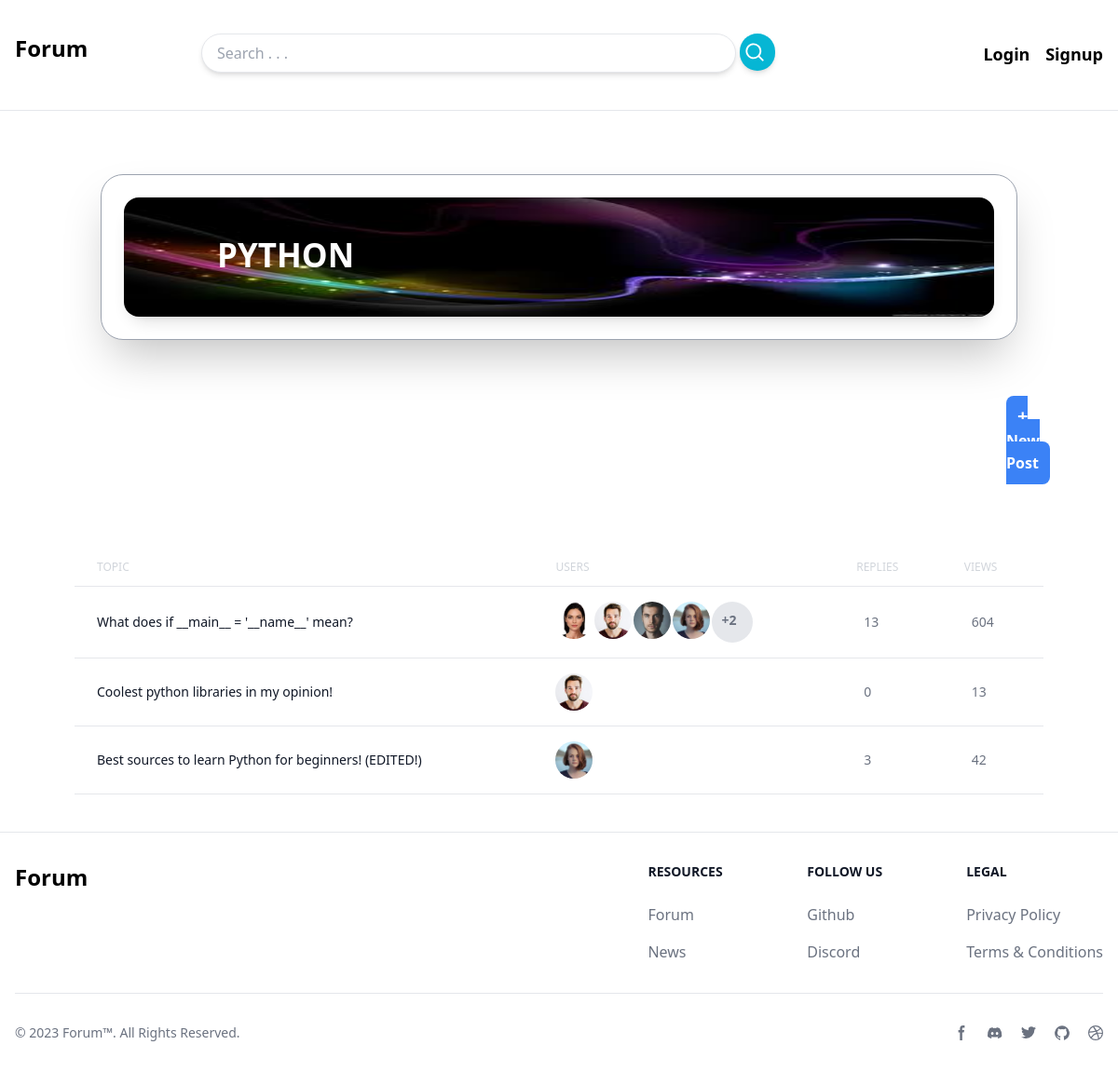
/category/1/, run on an earlier commit of the app's database.
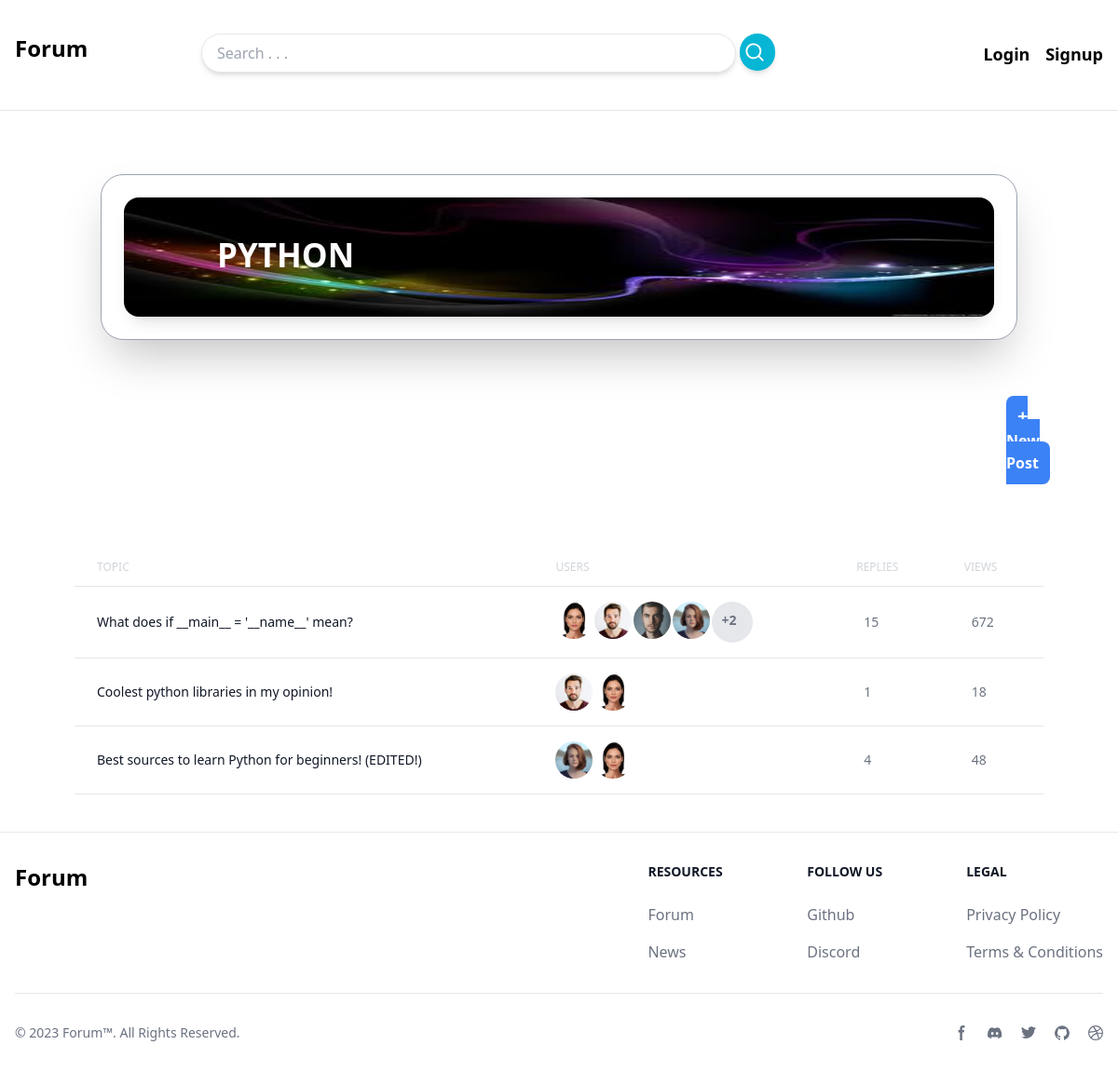
And on a later commit of the database.
### discussion_app/models.py (models this page shows, shortened)
class Category(models.Model):
    name = models.CharField(max_length=255)
    logo = models.ImageField(upload_to='post_logos/', blank=True, null=True)
    class Meta:
        verbose_name_plural = 'Categories'

class Post(models.Model):
    category = models.ForeignKey(Category, on_delete=models.CASCADE, related_name='post_category')
    author = models.ForeignKey(User, on_delete=models.CASCADE, related_name='post_author')
    likes = models.ManyToManyField(User, related_name='post_likes', blank=True)
    title = models.CharField(max_length=300)
    views = models.IntegerField(default=0)
    content = models.TextField(max_length=1000)
    last_modified_date = models.DateTimeField(auto_now=True)
    creation_date = models.DateTimeField(auto_now_add=True)
    is_closed = models.BooleanField(default=False)
    @property
    def involved_users(self):
        all_messages = self.message_post.all()
        all_users = [self.author]
        for message in all_messages:
            if message.author not in all_users:
                all_users.append(message.author)
        return [all_users, len(all_users)]

class Message(models.Model):
    post = models.ForeignKey(Post, on_delete=models.CASCADE, related_name='message_post')
    replies = models.ForeignKey('self', on_delete=models.CASCADE, null=True, blank=True, related_name='message_replies')
    author = models.ForeignKey(User, on_delete=models.CASCADE, related_name='message_author')
    likes = models.ManyToManyField(User, related_name='message_likes', blank=True)
    content = models.TextField(max_length=1000)
    last_modified_date = models.DateTimeField(auto_now=True)
    creation_date = models.DateTimeField(auto_now_add=True)

### core_app/models.py (models this page shows, shortened)
class UserProfile(models.Model):
        user = models.OneToOneField(User, blank=True, null=True,on_delete=models.CASCADE)
        biography = models.TextField(null=True, blank=True)
        avatar = models.ImageField(upload_to='user_images', null=True, blank=True)
        saved_posts = models.ManyToManyField(Post, blank=True)

### discussion_app/views.py (the view)
# urls.py: path('<int:id>/', views.category_detail, name='category_detail'),
def category_detail(request, id):
    category = get_object_or_404(models.Category, id=id)
    context = {
        'category': category,
    }
    return render(request, 'discussion_app/category.html', context)

### discussion_app/templates/discussion_app/category.html (shortened to what this page needs)
{% extends 'core_app/base.html' %}
{% block content %}
    <div class="grid grid-cols-1 mx-20 my-10">
        <div class="flex justify-center bg-white m-7 overflow-hidden rounded-3xl shadow-2xl border border-gray-400">
            <div class="relative h-32  m-6 rounded-3xl shadow-lg w-full ">
                <img class="w-full h-32 rounded-2xl" src="{{category.logo.url}}" alt="category name">
                <h1 class="absolute left-[100px] bottom-[40px] font-semibold text-[35px] text-white">{{category.name | upper}}</h1>
            </div>
        </div>
        <div class="ml-[1000px] mt-10 flex justify-between">
            <div>
            <a href="{% url 'discussion_app:create_post' %}" class=" p-3 text-white hover:bg-blue-700 font-semibold rounded-lg bg-blue-500">
               <strong class="text-xl">+</strong> New Post
            </a>
            </div>
        </div>
<div class="relative overflow-x-auto mt-20">
    <table class="w-full text-sm text-left text-gray-500 dark:text-gray-400">
        <thead class="text-xs text-gray-300">
            <tr>
                <th scope="col" class="px-6 py-3 font-medium">
                    TOPIC
                </th>
                <th scope="col" class="px-6 py-3 font-medium">
                    USERS
                </th>
                <th scope="col" class="px-6 py-3 font-medium">
                    REPLIES
                </th>
                <th scope="col" class="px-6 py-3 font-medium">
                    VIEWS
                </th>
            </tr>
        </thead>
        <tbody>
            {% for post in category.post_category.all %}
            <tr class="bg-white border-y hover:bg-gray-100 transition-all">
                <th scope="row" class="px-6 py-4 font-medium text-gray-900 whitespace-nowrap dark:text-white">
                    <a href="{% url 'discussion_app:post_detail' post.id %}" class="hover:text-blue-400">
                    {{post.title}}
                    </a>
                </th>
                <td class="px-6 py-4">
                    <div class="flex justify-start gap-[2px]">
                        {% if post.involved_users.1 > 3 %}
                            {% for user in post.involved_users.0|slice:'0:4' %}
                            <img class="h-10 w-10 rounded-full object-cover " src="{{user.userprofile.avatar.url}}" alt="">
                            {% endfor %}
                            <div class="h-11 w-11 rounded-full font-bold p-[10px]  bg-gray-200">+{{post.involved_users.1|add:'-4'}}</div>
                        {% else %}
                            {% for user in post.involved_users.0 %}
                            <img class="h-10 w-10 rounded-full object-cover " src="{{user.userprofile.avatar.url}}" alt="">
                            {% endfor %}
                        {% endif %}
                    </div>
                </td>
                <td class="px-8 py-4">
                    {{post.message_post.count}}
                </td>
                <td class="px-8 py-4">
                    {{post.views}}
                </td>
            </tr>
            {% endfor %}
        </tbody>
    </table>
</div>
    </div>
{% endblock %}

### core_app/templates/core_app/base.html (shortened to what this page needs)
<html lang="en">
<head>
    <script src="https://cdn.tailwindcss.com"></script>
</head>
<body>
    <nav class="grid grid-cols-10 my-4 bg-white">
        <div class="col-span-1 px-4 py-2">
            <a href="/">
            <h2 class="font-semibold mt-3 text-2xl ">Forum</h2>
            </a>
        </div>
        <div class="col-span-7 ml-28 my-2">
            <form action="{% url 'discussion_app:search_posts' %}" method="get">
                <div class="flex justify-center space-x-1">
                <input type="text" name="search" value="{{search_query}}" placeholder="Search . . ." class="mt-3 shadow-md px-4 w-full border rounded-full py-2 font-medium">
                <button class="bg-cyan-500 mt-3 hover:bg-cyan-400 text-white rounded-full w-10 h-10 text-md shadow-md items-center">
                    <svg xmlns="http://www.w3.org/2000/svg" viewBox="0 0 20 20" fill="currentColor" class="w-7 h-7 pl-1 ">
                        <path fill-rule="evenodd" d="M9 3.5a5.5 5.5 0 100 11 5.5 5.5 0 000-11zM2 9a7 7 0 1112.452 4.391l3.328 3.329a.75.75 0 11-1.06 1.06l-3.329-3.328A7 7 0 012 9z" clip-rule="evenodd" />
                    </svg>
                </button>
                </div>
            </form>
        </div>
        {% if user.is_authenticated %}
        <div class="col-end-12 px-4 py-2 space-x-3">
            <div class=" flex justify-center gap-3">
                <div class="relative">
                <a href="{% url 'dashboard_app:dashboard' user.id %}" class="block h-14 w-14 focus:border-gray-200 focus:border-2 overflow-hidden focus:outline-none rounded-full shadow-lg text-center">
                    <img src="{{ user.userprofile.avatar.url }}"  alt="{{user.username.0}}" class="object-cover w-full h-full text-start font-semibold bg-pink-300 text-xl">
                </a>
                </div>
                    <a href="{% url 'core_app:logout' %}" class="font-semibold mt-3 text-lg h-10 w-10">
                        <svg xmlns="http://www.w3.org/2000/svg" fill="none" viewBox="0 0 24 24" stroke-width="1.5" stroke="currentColor" class="w-6 h-6">
                            <path stroke-linecap="round" stroke-linejoin="round" d="M15.75 9V5.25A2.25 2.25 0 0013.5 3h-6a2.25 2.25 0 00-2.25 2.25v13.5A2.25 2.25 0 007.5 21h6a2.25 2.25 0 002.25-2.25V15m3 0l3-3m0 0l-3-3m3 3H9" />
                          </svg>
                        </a>
        </div>
        {% else %}
        <div class="col-end-12 px-4 py-5 mt-2 space-x-3">
            <a href="{% url 'core_app:login' %}" class="font-semibold text-lg">
                Login
            </a>
            <a href="{% url 'core_app:signup' %}" class="font-semibold text-lg">
                Signup
            </a>
        </div>
        {% endif %}
    </nav>
    <hr>
    {% block content %}
    {% endblock %}
<footer class="bg-white ">
    <div class="mx-auto w-full max-w-screen-xl p-4 py-6 lg:py-8">
        <div class="md:flex md:justify-between">
          <div class="mb-6 md:mb-0">
              <a href="/" class="flex items-center">
                  <span class="self-center text-2xl font-semibold whitespace-nowrap dark:text-white">Forum</span>
              </a>
          </div>
          <div class="grid grid-cols-2 gap-8 sm:gap-6 sm:grid-cols-3">
              <div>
                  <h2 class="mb-6 text-sm font-semibold text-gray-900 uppercase dark:text-white">Resources</h2>
                  <ul class="text-gray-500 dark:text-gray-400 font-medium">
                      <li class="mb-4">
                          <a href="#" class="hover:underline">Forum</a>
                      </li>
                      <li>
                          <a href="#" class="hover:underline">News</a>
                      </li>
                  </ul>
              </div>
              <div>
                  <h2 class="mb-6 text-sm font-semibold text-gray-900 uppercase dark:text-white">Follow us</h2>
                  <ul class="text-gray-500 dark:text-gray-400 font-medium">
                      <li class="mb-4">
                          <a href="#" class="hover:underline ">Github</a>
                      </li>
                      <li>
                          <a href="#" class="hover:underline">Discord</a>
                      </li>
                  </ul>
              </div>
              <div>
                  <h2 class="mb-6 text-sm font-semibold text-gray-900 uppercase dark:text-white">Legal</h2>
                  <ul class="text-gray-500 dark:text-gray-400 font-medium">
                      <li class="mb-4">
                          <a href="#" class="hover:underline">Privacy Policy</a>
                      </li>
                      <li>
                          <a href="#" class="hover:underline">Terms &amp; Conditions</a>
                      </li>
                  </ul>
              </div>
          </div>
      </div>
      <hr class="my-6 border-gray-200 sm:mx-auto dark:border-gray-700 lg:my-8" />
      <div class="sm:flex sm:items-center sm:justify-between">
          <span class="text-sm text-gray-500 sm:text-center dark:text-gray-400">© 2023 <a href="/" class="hover:underline">Forum™</a>. All Rights Reserved.
          </span>
          <div class="flex mt-4 space-x-5 sm:justify-center sm:mt-0">
              <a href="#" class="text-gray-500 hover:text-gray-900 dark:hover:text-white">
                  <svg class="w-4 h-4" aria-hidden="true" xmlns="http://www.w3.org/2000/svg" fill="currentColor" viewBox="0 0 8 19">
                        <path fill-rule="evenodd" d="M6.135 3H8V0H6.135a4.147 4.147 0 0 0-4.142 4.142V6H0v3h2v9.938h3V9h2.021l.592-3H5V3.591A.6.6 0 0 1 5.592 3h.543Z" clip-rule="evenodd"/>
                    </svg>
              </a>
              <a href="#" class="text-gray-500 hover:text-gray-900 dark:hover:text-white">
              </a>
              <a href="#" class="text-gray-500 hover:text-gray-900 dark:hover:text-white">
              </a>
              <a href="#" class="text-gray-500 hover:text-gray-900 dark:hover:text-white">
              </a>
              <a href="#" class="text-gray-500 hover:text-gray-900 dark:hover:text-white">
              </a>
          </div>
      </div>
    </div>
</footer>
</body>
</html>

What changed in the data, as far as the page shows it:
changed Post "What does if __main__ = '__name__' mean?": message_post.count "13" → "15"; views "604" → "672"
changed Post "Coolest python libraries in my opinion!": gains auth_user (userprofile.avatar (picture)); message_post.count "0" → "1"; views "13" → "18"
changed Post "Best sources to learn Python for beginners! (EDITED!)": gains auth_user (userprofile.avatar (picture)); message_post.count "3" → "4"; views "42" → "48"
